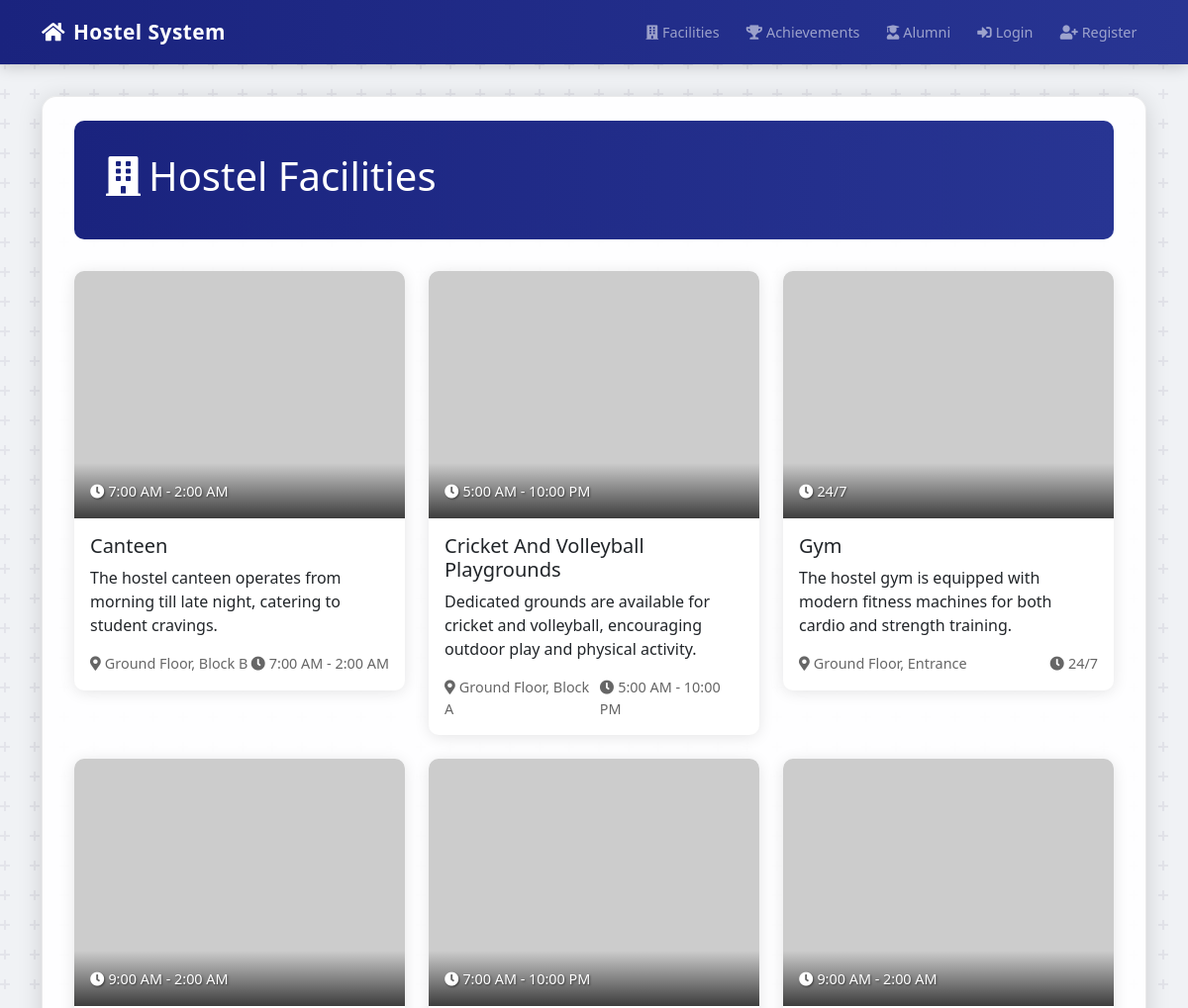
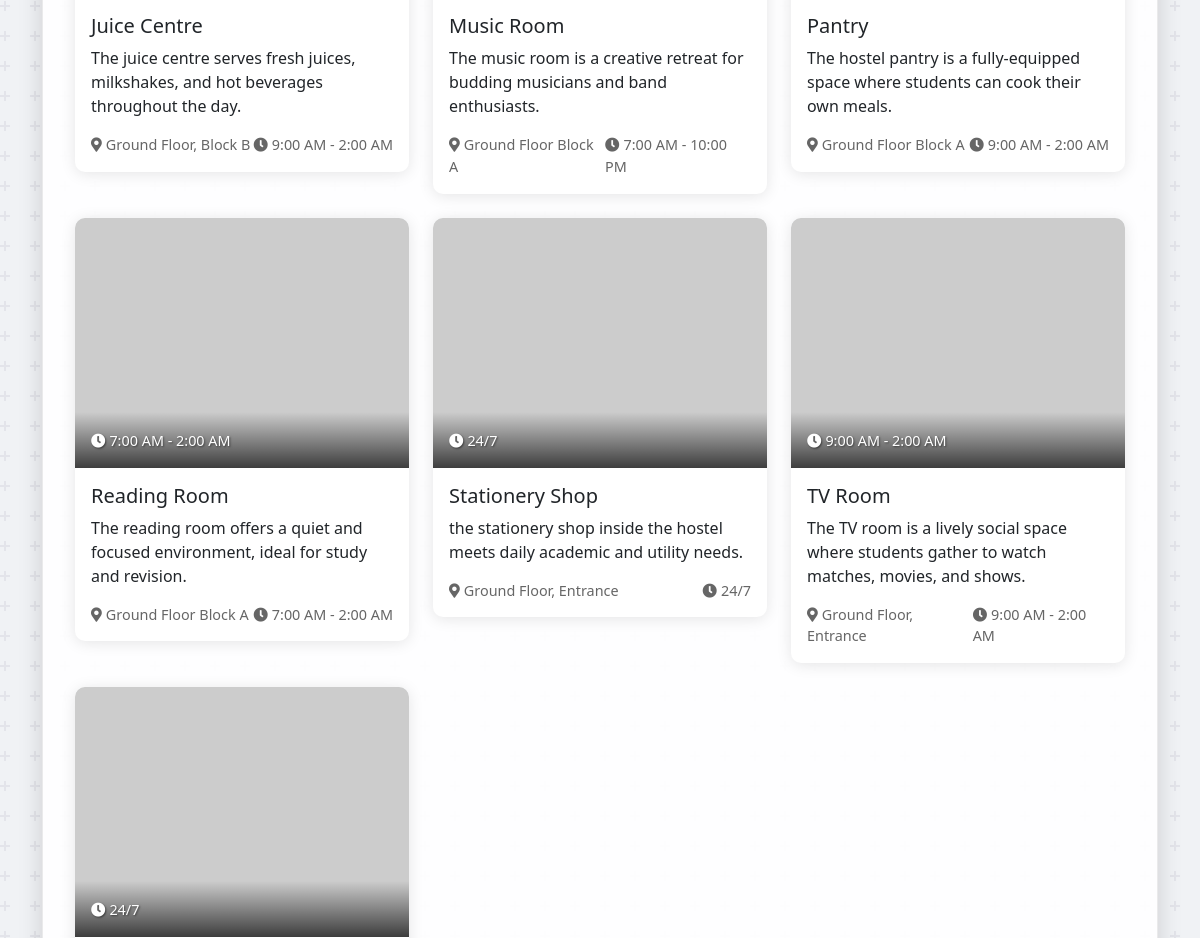
The app's page /facilities (upper part), older data (2 pictures, top to bottom).
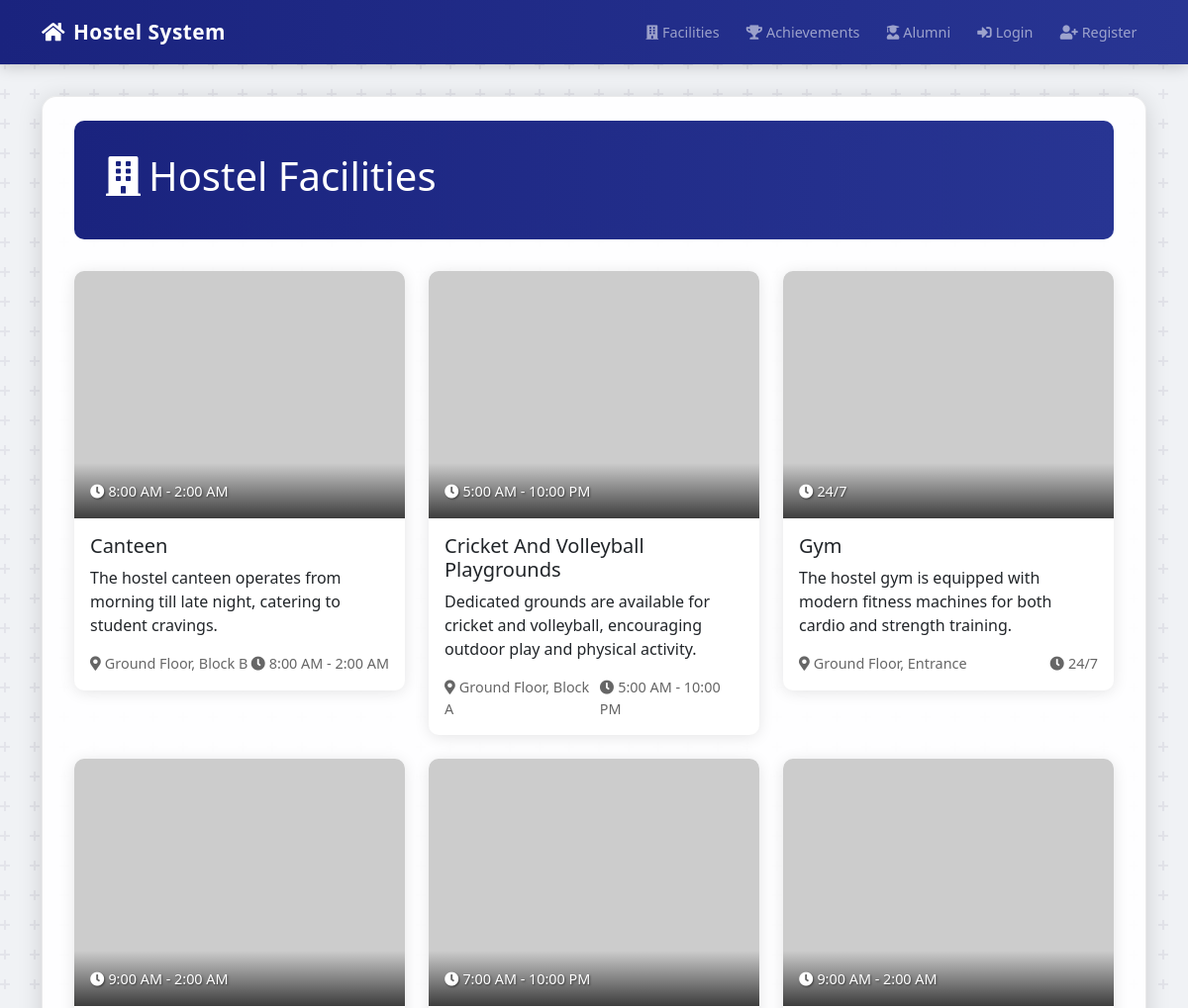
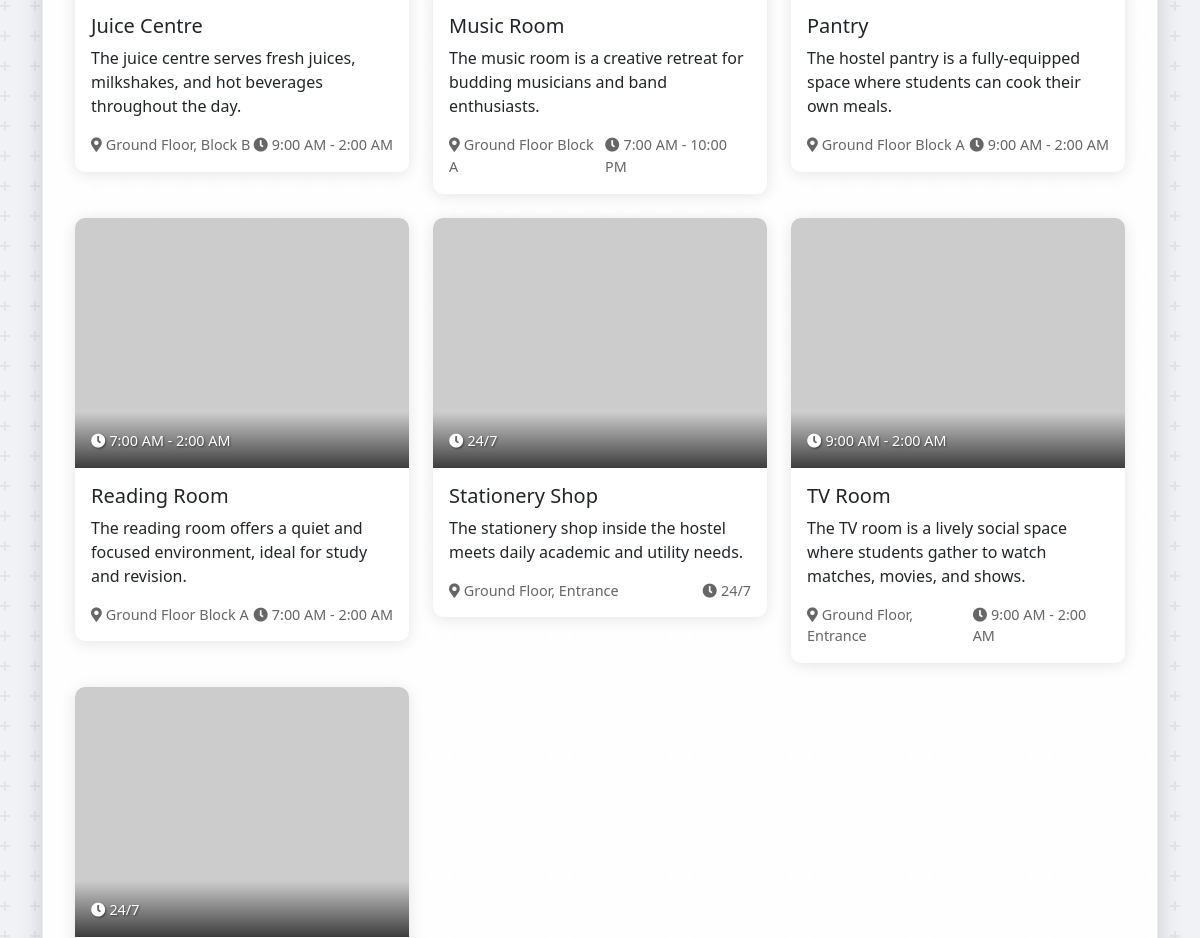
The same page, newer data (2 pictures, top to bottom).
### app.py (models this page shows)
class Facility(db.Model):
    id = db.Column(db.Integer, primary_key=True)
    name = db.Column(db.String(100), nullable=False)
    description = db.Column(db.Text, nullable=False)
    location = db.Column(db.String(100), nullable=False)
    availability = db.Column(db.String(50), nullable=False)
    image_url = db.Column(db.String(200))
    created_at = db.Column(db.DateTime, nullable=False, default=datetime.utcnow)

### app.py (the view)
@app.route('/facilities')
def facilities():
    facilities = Facility.query.order_by(Facility.name).all()
    return render_template('facilities.html', title='Hostel Facilities', facilities=facilities)

### templates/facilities.html (shortened to what this page needs)
{% extends "base.html" %}
{% block content %}
<div class="container-md py-4">
    <div class="dashboard-header">
        <div class="d-flex justify-content-between align-items-center">
            <h1><i class="fas fa-building me-2"></i>Hostel Facilities</h1>
        </div>
    </div>
    <div class="facilities-section">
        <div class="row g-4">
            {% for facility in facilities %}
                <div class="col-md-6 col-lg-4">
                    <div class="facility-card">
                        <div class="card h-100">
                            {% if facility.image_url %}
                                <div class="card-img-wrapper">
                                    <img src="{{ facility.image_url }}"
                                         class="card-img-top facility-img"
                                         alt="{{ facility.name }}"
                                         onerror="this.src='https://picsum.photos/800/400';this.onerror=null;">
                                    <div class="img-overlay">
                                        <span class="availability-badge">
                                            <i class="fas fa-clock me-1"></i>{{ facility.availability }}
                                        </span>
                                    </div>
                                </div>
                            {% endif %}
                            <div class="card-body">
                                <h5 class="card-title">{{ facility.name }}</h5>
                                <p class="card-text">{{ facility.description }}</p>
                                <div class="facility-meta">
                                    <span class="location">
                                        <i class="fas fa-map-marker-alt me-1"></i>{{ facility.location }}
                                    </span>
                                    <span class="availability">
                                        <i class="fas fa-clock me-1"></i>{{ facility.availability }}
                                    </span>
                                </div>
                            </div>
                        </div>
                    </div>
                </div>
            {% endfor %}
        </div>
    </div>
</div>
{% endblock %}

Row changes from the older to the newer data that the page shows:
changed Facility "Canteen": availability "7:00 AM - 2:00 AM" → "8:00 AM - 2:00 AM"
changed Facility "Stationery Shop": description "the stationery shop inside the hostel meets daily academic and utility needs." → "The stationery shop inside the hostel meets daily academic and utility needs."
